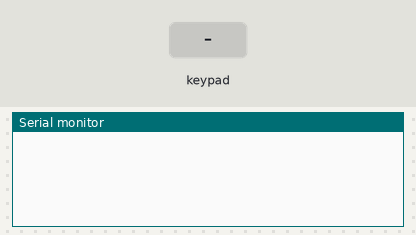
Recording of a program running on a simulated Arduino Uno, built with avr-gcc and run on an emulated ATmega328P. Shown: the last lines printed to the serial monitor. The inputs (shaded band) are chosen by the test bench.

Above: at 1.2 s.
1.3 s: key '1' pressed
At 2.5 s:
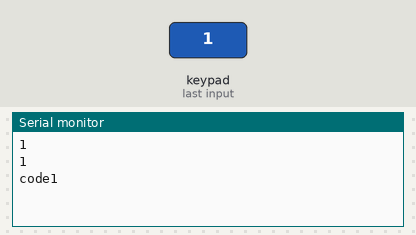
2.8 s: key 'A' pressed
At 3.9 s:
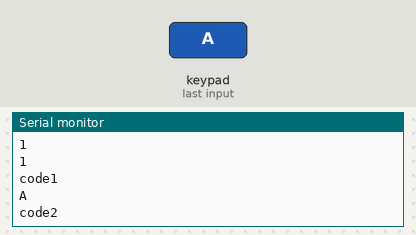
4.3 s: key 'B' pressed
At 5.0 s:
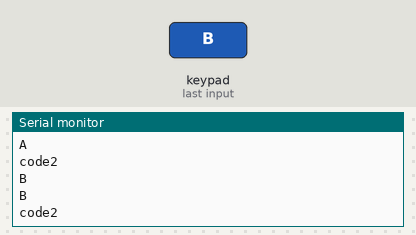
5.8 s: key 'C' pressed
At 6.3 s:
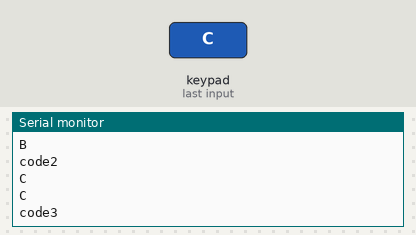
Timing chart, 0 to 8.3 s (numbered marks = the images above; inputs shaded):
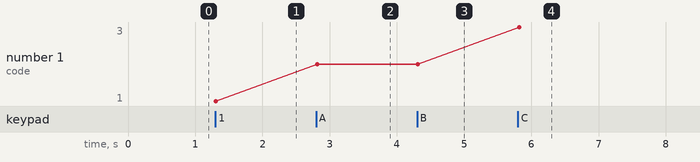

Measured:
- after the input at 1.3 s, the serial monitor: prints a new line at once (image 1)
- after the input at 2.8 s, the serial monitor: prints a new line at once (image 2)
- after the input at 4.3 s, the serial monitor: prints a new line at once (image 3)
- after the input at 5.8 s, the serial monitor: prints a new line at once (image 4)
- plotted number 1: 1 → 2 after the input at 2.8 s, 2 → 3 after the input at 5.8 s

The program:

main.cpp
```cpp
#include <Keypad.h>

const byte ROWS = 4; //four rows
const byte COLS = 4; //three columns
char keys[ROWS][COLS] = {
  {'1','2','3','A'},
  {'4','5','6','B'},
  {'7','8','9','C'},
  {'*','0','#','D'}
};

byte rowPins[ROWS] = {9, 8, 7, 6}; //connect to the row pinouts of the keypad
byte colPins[COLS] = {5,4,3,2}; //connect to the column pinouts of the keypad
char key2;
char key3;
char key4;
char key5;
char key;
String code1;
String code2;
String code3;
String code4;
String code5;
int i = 0;
int u = 0;
int p = 0;
int q = 0;

Keypad keypad = Keypad( makeKeymap(keys), rowPins, colPins, ROWS, COLS );

void setup(){
  Serial.begin(9600);
}

void loop(){
  if (u == 0 && i ==  0){
      key = keypad.getKey();
  }


  if (u  > 0) {
    key3 = keypad.getKey();
    key2 = 0;
  }

  if (q  > 0) {
    key5 = keypad.getKey();
    key4 = 0;
  }

  if (i  > 0) {
    key2 = keypad.getKey();
    key = 0;
  }
  if (p  > 0) {
    key4 = keypad.getKey();
    key3 = 0;
  }
    // just print the pressed key
   if (key && key != 'A' && key != 'D'){
    Serial.println(key);
    i++;

  }

  if (key2 && key2 != 'A' && key2 != 'D'){
   Serial.println(key2);
   u++;


 }

 if (key3 && key3 != 'A' && key3 != 'D'){
  Serial.println(key3);
  p++;

}


if (key4 && key4 != 'A' && key4 != 'D'){
 Serial.println(key4);
 q++;


}

if (key5 && key5 == 'A' && code1 == "2" && code3 == "5" && code3 == "0" && code4 == "9" ){
 Serial.println("Acces Granted!");
 code1 = "0";
 code2 = "0";
 code3 = "0";
 code4 = "0";
 code5 = "0";

 key5 = 0;

}


  if(key){
    code1 = key;
    Serial.println(code1);
    Serial.println("code1");
  }
  if (key2) {
    code2 = key2 ;
    Serial.println(code2);
    Serial.println("code2");}

  if (key3) {
    code3 = key3 ;
    Serial.println(code3);
    Serial.println("code3");}

    if(key4){
      code4 = key4;
      Serial.println(code4);
      Serial.println("code4");

    }
    if(key5){
      code4 = key4;
      Serial.println(code4);
      Serial.println("code4");

    }


}
```
